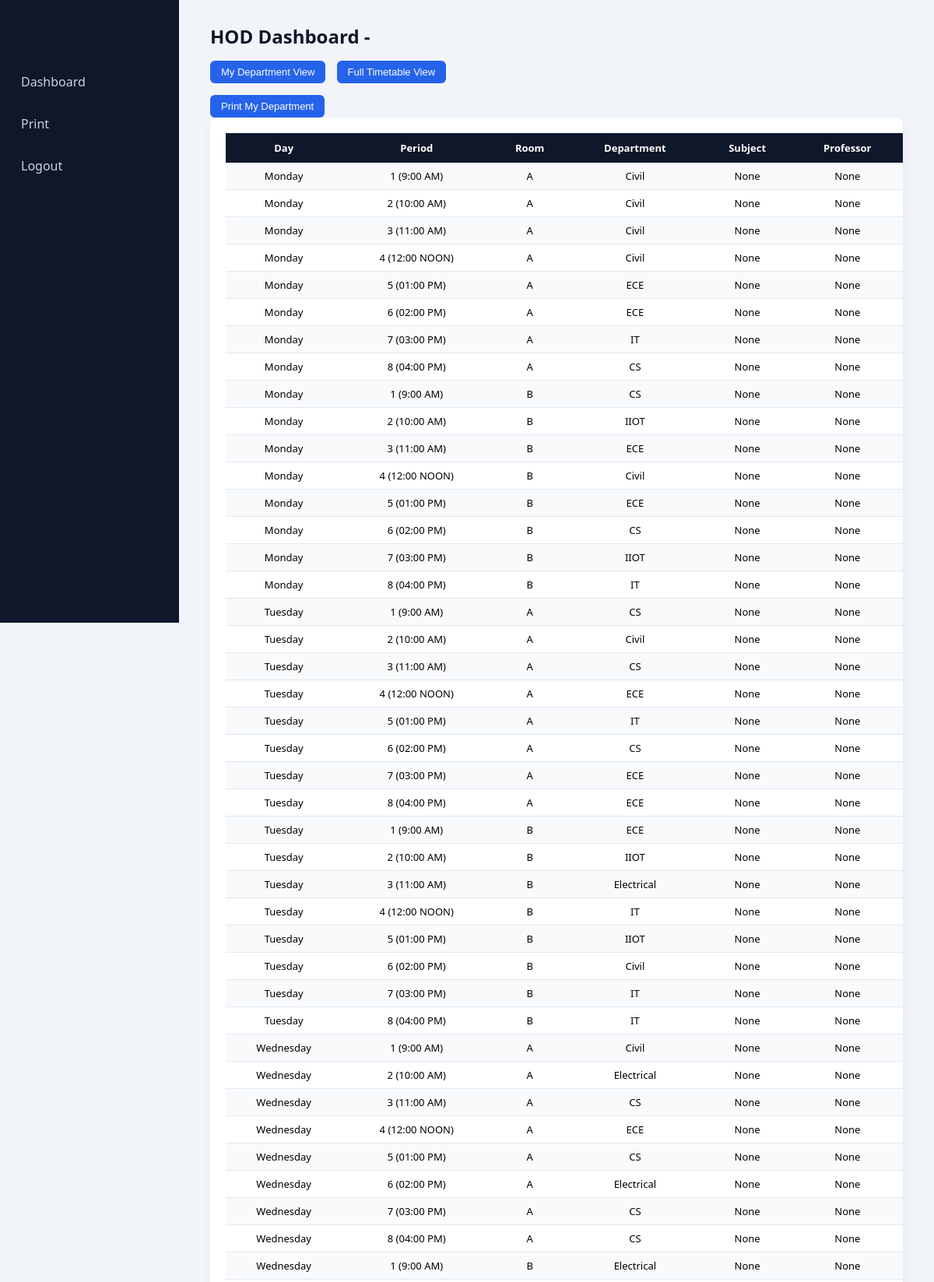
The app's page /hod (signed in, upper part) with its own data.
### app.py (models this page shows)
class Timetable(db.Model):
    id = db.Column(db.Integer, primary_key=True)
    day = db.Column(db.String(20))
    period = db.Column(db.String(20))
    room = db.Column(db.String(50))
    department = db.Column(db.String(50))
    subject = db.Column(db.String(100))
    professor = db.Column(db.String(100))

### app.py (the view)
@app.route('/hod')
@login_required
def hod_dashboard():
    view = request.args.get("view", "full")
    if view == "own":
        entries = Timetable.query.filter_by(
            department=current_user.department
        ).all()
    else:
        entries = Timetable.query.all()
    return render_template(
        'hod_dashboard.html',
        entries=entries,
        view=view
    )

### app.py (called while the page is built)
@login_manager.user_loader
def load_user(user_id):
    return User.query.get(int(user_id))

### templates/hod_dashboard.html (shortened to what this page needs)
{% extends "base.html" %}
{% block content %}
<h2>HOD Dashboard - {{ current_user.department }}</h2>
<div class="view-buttons">
    <a href="/hod?view=own"><button>My Department View</button></a>
    <a href="/hod?view=full"><button>Full Timetable View</button></a>
</div>
<a href="/print"><button>Print My Department</button></a>
<div class="table-wrapper">
<table>
<tr>
    <th>Day</th>
    <th>Period</th>
    <th>Room</th>
    <th>Department</th>
    <th>Subject</th>
    <th>Professor</th>
</tr>
{% for entry in entries %}
<tr>
    <td>{{ entry.day }}</td>
    <td>{{ entry.period }}</td>
    <td>{{ entry.room }}</td>
    <td>{{ entry.department }}</td>
    {% if entry.department == current_user.department %}
    <form method="POST" action="/edit/{{ entry.id }}">
        <td><input name="subject" value="{{ entry.subject }}"></td>
        <td><input name="professor" value="{{ entry.professor }}"></td>
        <td><button type="submit">Save</button></td>
    </form>
    {% else %}
        <td>{{ entry.subject }}</td>
        <td>{{ entry.professor }}</td>
    {% endif %}
</tr>
{% endfor %}
</table>
</div>
{% endblock %}

### static/style.css (style rules this page uses)
* { margin: 0; padding: 0; box-sizing: border-box; }
body { font-family: 'Segoe UI', sans-serif; background: #f1f5f9; }
h2, h3 { margin-bottom: 15px; color: #0f172a; }
button { padding: 7px 14px; border-radius: 6px; border: none; background: #2563eb; color: white; cursor: pointer; font-size: 13px; transition: 0.3s; }
.view-buttons { margin-bottom: 15px; }
.view-buttons a { text-decoration: none; margin-right: 10px; }
.table-wrapper { background: white; padding: 20px; border-radius: 10px; box-shadow: 0px 4px 12px rgba(0,0,0,0.05); overflow-x: auto; }
table { border-collapse: collapse; width: 100%; min-width: 1000px; }
th { background: #0f172a; color: white; padding: 10px; font-size: 13px; text-align: center; }
td { padding: 8px; font-size: 13px; border-bottom: 1px solid #e2e8f0; text-align: center; }
tr:nth-child(even) { background: #f8fafc; }

### records on screen
Timetable: day "Monday", period "1 (9:00 AM)", room "A", department "Civil", subject "None", professor "None"
Timetable: day "Monday", period "2 (10:00 AM)", room "A", department "Civil", subject "None", professor "None"
Timetable: day "Monday", period "3 (11:00 AM)", room "A", department "Civil", subject "None", professor "None"
Timetable: day "Monday", period "4 (12:00 NOON)", room "A", department "Civil", subject "None", professor "None"
Timetable: day "Monday", period "5 (01:00 PM)", room "A", department "ECE", subject "None", professor "None"
Timetable: day "Monday", period "6 (02:00 PM)", room "A", department "ECE", subject "None", professor "None"
Timetable: day "Monday", period "7 (03:00 PM)", room "A", department "IT", subject "None", professor "None"
Timetable: day "Monday", period "8 (04:00 PM)", room "A", department "CS", subject "None", professor "None"
Timetable: day "Monday", period "1 (9:00 AM)", room "B", department "CS", subject "None", professor "None"
Timetable: day "Monday", period "2 (10:00 AM)", room "B", department "IIOT", subject "None", professor "None"
Timetable: day "Monday", period "3 (11:00 AM)", room "B", department "ECE", subject "None", professor "None"
Timetable: day "Monday", period "4 (12:00 NOON)", room "B", department "Civil", subject "None", professor "None"
Timetable: day "Monday", period "5 (01:00 PM)", room "B", department "ECE", subject "None", professor "None"
Timetable: day "Monday", period "6 (02:00 PM)", room "B", department "CS", subject "None", professor "None"
Timetable: day "Monday", period "7 (03:00 PM)", room "B", department "IIOT", subject "None", professor "None"
Timetable: day "Monday", period "8 (04:00 PM)", room "B", department "IT", subject "None", professor "None"
Timetable: day "Tuesday", period "1 (9:00 AM)", room "A", department "CS", subject "None", professor "None"
Timetable: day "Tuesday", period "2 (10:00 AM)", room "A", department "Civil", subject "None", professor "None"
Timetable: day "Tuesday", period "3 (11:00 AM)", room "A", department "CS", subject "None", professor "None"
Timetable: day "Tuesday", period "4 (12:00 NOON)", room "A", department "ECE", subject "None", professor "None"
Timetable: day "Tuesday", period "5 (01:00 PM)", room "A", department "IT", subject "None", professor "None"
Timetable: day "Tuesday", period "6 (02:00 PM)", room "A", department "CS", subject "None", professor "None"
Timetable: day "Tuesday", period "7 (03:00 PM)", room "A", department "ECE", subject "None", professor "None"
Timetable: day "Tuesday", period "8 (04:00 PM)", room "A", department "ECE", subject "None", professor "None"
Timetable: day "Tuesday", period "1 (9:00 AM)", room "B", department "ECE", subject "None", professor "None"
Timetable: day "Tuesday", period "2 (10:00 AM)", room "B", department "IIOT", subject "None", professor "None"
Timetable: day "Tuesday", period "3 (11:00 AM)", room "B", department "Electrical", subject "None", professor "None"
Timetable: day "Tuesday", period "4 (12:00 NOON)", room "B", department "IT", subject "None", professor "None"
Timetable: day "Tuesday", period "5 (01:00 PM)", room "B", department "IIOT", subject "None", professor "None"
Timetable: day "Tuesday", period "6 (02:00 PM)", room "B", department "Civil", subject "None", professor "None"
Timetable: day "Tuesday", period "7 (03:00 PM)", room "B", department "IT", subject "None", professor "None"
Timetable: day "Tuesday", period "8 (04:00 PM)", room "B", department "IT", subject "None", professor "None"
Timetable: day "Wednesday", period "1 (9:00 AM)", room "A", department "Civil", subject "None", professor "None"
Timetable: day "Wednesday", period "2 (10:00 AM)", room "A", department "Electrical", subject "None", professor "None"
Timetable: day "Wednesday", period "3 (11:00 AM)", room "A", department "CS", subject "None", professor "None"
Timetable: day "Wednesday", period "4 (12:00 NOON)", room "A", department "ECE", subject "None", professor "None"
Timetable: day "Wednesday", period "5 (01:00 PM)", room "A", department "CS", subject "None", professor "None"
Timetable: day "Wednesday", period "6 (02:00 PM)", room "A", department "Electrical", subject "None", professor "None"
Timetable: day "Wednesday", period "7 (03:00 PM)", room "A", department "CS", subject "None", professor "None"
Timetable: day "Wednesday", period "8 (04:00 PM)", room "A", department "CS", subject "None", professor "None"
Timetable: day "Wednesday", period "1 (9:00 AM)", room "B", department "Electrical", subject "None", professor "None"
